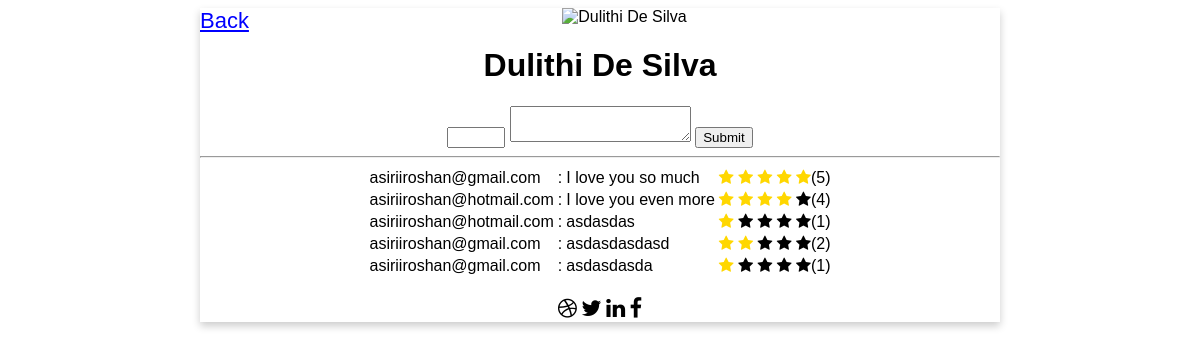
Screenshot of /feedback.php?architect_id=1 (signed in) with the database file from the repository.
### tables this page shows
CREATE TABLE `Architects` (
  `ID` int(11) NOT NULL,
  `Name` varchar(100) NOT NULL,
  `Email` varchar(100) NOT NULL,
  `Address` varchar(100) NOT NULL,
  `Phone` int(11) NOT NULL,
  `Qualifications` varchar(500) NOT NULL
);

CREATE TABLE `architect_ratings` (
  `ID` int(11) NOT NULL,
  `Architect_ID` int(11) NOT NULL,
  `User_ID` int(11) NOT NULL,
  `Rating` int(11) NOT NULL,
  `Feedback` varchar(500) DEFAULT NULL
);

### feedback.php (the view, shortened to what this page needs)
<?php
include "connection.php";
$architect_id = $_GET['architect_id'];
$sql = "SELECT * FROM architect_ratings WHERE Architect_ID = '$architect_id'";
$rating_results = $conn->query($sql);
$sql2 = "SELECT * FROM Architects WHERE ID = '$architect_id'";
$architect_results = $conn->query($sql2);
if($architect_results->num_rows>0){
    $architect = $architect_results->fetch_assoc();
}else{
    echo "No Results";
}
?>
<!DOCTYPE html>
<html>
<head>
<link rel="stylesheet" href="https://cdnjs.cloudflare.com/ajax/libs/font-awesome/4.7.0/css/font-awesome.min.css">
</head>
<body>
<div class="card">
    <a style="color: blue; text-decoration: underline; float: left;" href="booking.php">Back</a>
  <img src="WEB11.JPEG" alt="<?php echo $architect['Name']; ?>" style="width:50%">
  <h1><?php echo $architect['Name']; ?></h1>
  <center>
    <form method="POST" action="feedback_backend.php">
        <input max=5 style="width: 50px;" type="number" name="rating"/>
        <textarea name="feedback">
        </textarea>
        <input type="submit" value="Submit"/>
    </form>
    <hr/>
  <table>
      <?php
        if($rating_results->num_rows>0){
            while($row = $rating_results->fetch_assoc()) {
      ?>
      <tr>
        <td>
            <?php
                $user_id = $row['User_ID'];
                $user_sql = "SELECT * FROM login_credentials WHERE ID = '$user_id'";
                $user_result = $conn->query($user_sql);
                $user = $user_result->fetch_assoc();
                echo $user['Email'];
            ?>
        </td>
        <td>:</td>
        <td>
            <?php
                echo $row['Feedback'];
            ?>
        </td>
        <td>
            <?php
                if($row['Rating']==0){
            ?>
            <span class="fa fa-star "></span>
            <span class="fa fa-star "></span>
            <span class="fa fa-star "></span>
            <span class="fa fa-star "></span>
            <span class="fa fa-star "></span>(<?php echo $row['Rating'] ?>)
            <?php }elseif($row['Rating']==1){ ?>
            <span class="fa fa-star checked"></span>
            <span class="fa fa-star "></span>
            <span class="fa fa-star "></span>
            <span class="fa fa-star "></span>
            <span class="fa fa-star "></span>(<?php echo $row['Rating'] ?>)
            <?php }elseif($row['Rating']==2){ ?>
            <span class="fa fa-star checked"></span>
            <span class="fa fa-star checked"></span>
            <span class="fa fa-star "></span>
            <span class="fa fa-star "></span>
            <span class="fa fa-star "></span>(<?php echo $row['Rating'] ?>)
            <?php }elseif($row['Rating']==4){ ?>
            <span class="fa fa-star checked"></span>
            <span class="fa fa-star checked"></span>
            <span class="fa fa-star checked"></span>
            <span class="fa fa-star checked"></span>
            <span class="fa fa-star "></span>(<?php echo $row['Rating'] ?>)
            <?php }elseif($row['Rating']==5){ ?>
            <span class="fa fa-star checked"></span>
            <span class="fa fa-star checked"></span>
            <span class="fa fa-star checked"></span>
            <span class="fa fa-star checked"></span>
            <span class="fa fa-star checked"></span>(<?php echo $row['Rating'] ?>)
            <?php }?>
        </td>
      </tr>
      <?php
       }
    }
      ?>
  </table><br/>
  </center>
    <a href="#"><i class="fa fa-dribbble"></i></a>
    <a href="#"><i class="fa fa-twitter"></i></a>
    <a href="#"><i class="fa fa-linkedin"></i></a>
    <a href="#"><i class="fa fa-facebook"></i></a>
  </div>
</body>

### feedback.php (style rules this page uses)
.card { box-shadow: 0 4px 8px 0 rgba(0, 0, 0, 0.2); max-width: 800px; margin: auto; text-align: center; font-family: arial; }
a { text-decoration: none; font-size: 22px; color: black; }
.checked { color: gold; }

### rows the page displays
architects: Name "Dulithi De Silva"
architect_ratings: User_ID.Email "asiriiroshan@gmail.com", Feedback "I love you so much", Rating "5"
architect_ratings: User_ID.Email "asiriiroshan@hotmail.com", Feedback "I love you even more", Rating "4"
architect_ratings: User_ID.Email "asiriiroshan@hotmail.com", Feedback "asdasdas", Rating "1"
architect_ratings: User_ID.Email "asiriiroshan@gmail.com", Feedback "asdasdasdasd", Rating "2"
architect_ratings: User_ID.Email "asiriiroshan@gmail.com", Feedback "asdasdasda", Rating "1"
